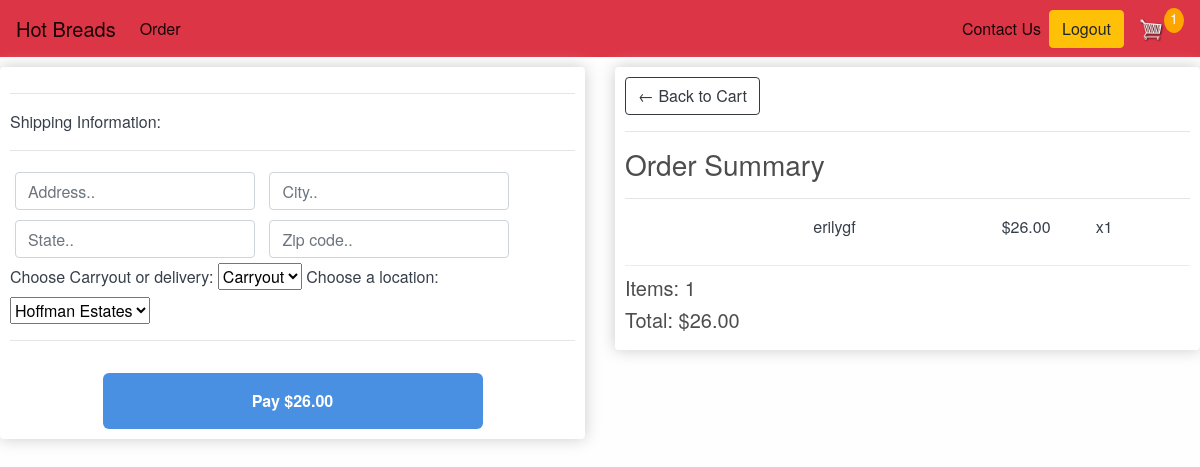
Before: /checkout/ (signed in) with the older database file.
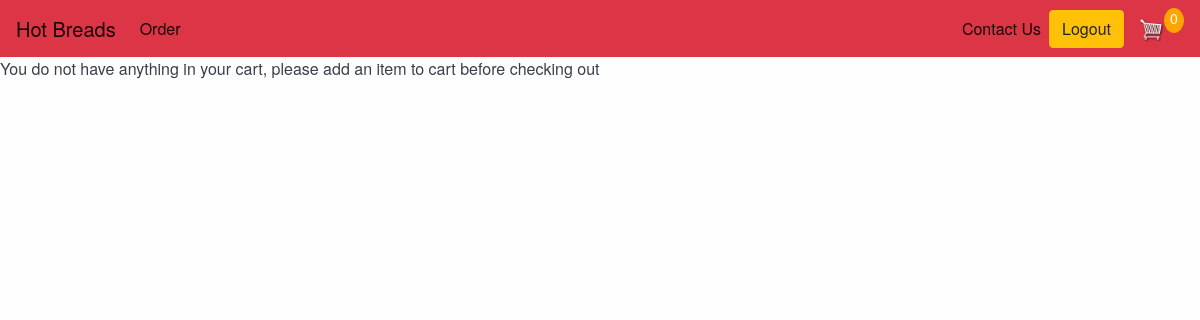
After: the same page with the newer database file.
### main/models.py (models this page shows, shortened)
class Order(models.Model):
    customer = models.ForeignKey(Customer, on_delete=models.CASCADE, blank=True, null=True)
    date_ordered = models.DateTimeField(auto_now_add=True)
    complete = models.BooleanField(default=False, null=True, blank=True)
    transaction_id = models.CharField(max_length=200, null=True)
    delivery = models.CharField(max_length=200, null=True)
    location = models.CharField(max_length=500, choices=locations, null=True)
    address = models.CharField(max_length=200, null=True)
    city = models.CharField(max_length=200, null=True)
    state = models.CharField(max_length=200, null=True)
    zipcode = models.CharField(max_length=200, null=True)
    @property
    def get_cart_total(self):
        orderitems = self.orderitem_set.all()
        total = sum([item.get_total for item in orderitems])
        return total
    @property
    def get_cart_items(self):
        orderitems = self.orderitem_set.all()
        total = sum([item.quantity for item in orderitems])
        return total

class OrderItem(models.Model):
    product = models.ForeignKey(Product, on_delete=models.SET_NULL, blank=True, null=True)
    order = models.ForeignKey(Order, on_delete=models.SET_NULL, blank=True, null=True)
    quantity = models.IntegerField(default=0, null=True, blank=True)
    date_added = models.DateTimeField(auto_now_add=True)
    @property
    def get_total(self):
        total = self.product.price * self.quantity
        return total

class Product(models.Model):
    name = models.CharField(max_length=200, null=True)
    price = models.DecimalField(max_digits=7, decimal_places=2)
    image = models.ImageField(null=True, blank=True)
    @property
    def imageURL(self):
        try:
            url = self.image.url
        except:
            url = ''
        return url

### main/views.py (the view)
# urls.py: path('checkout/', checkout, name="checkout"),
def checkout(request):
    data = cartData(request=request)
    cartItems = data['cartItems']
    order = data['order']
    items = data['items']
    context = {'items':items, 'order':order, 'cartItems':cartItems, 'shipping':False}
    return render(request, 'checkout.html', context)

### main/utils.py (called while the page is built)
def cartData(request):
    if request.user.is_authenticated:
        customer = request.user.customer
        order, created = Order.objects.get_or_create(customer=customer, complete=False)
        items = order.orderitem_set.all()
        cartItems = order.get_cart_items
    else:
        cookieData = cookieCart(request=request)
        cartItems = cookieData['cartItems']
        order = cookieData['order']
        items = cookieData['items']
    return {'cartItems':cartItems, 'order':order, 'items':items}

### signup/models.py (called while the page is built)
    def __str__(self):
        return self.email

### templates/checkout.html (shortened to what this page needs)
{% extends 'base.html' %}
{% load static %}
{% block body %}
{% if order.get_cart_total > 0 %}
    <div class="row">
    <div class="col-lg-6">
        <div class="box-element" id="form-wrapper">
            <form id="form">
                <div id="shipping-info">
                    <hr>
                    <p>Shipping Information:</p>
                    <hr>
                    <div class="form-field">
                        <input class="form-control" type="text" name="address" placeholder="Address..">
                    </div>
                    <div class="form-field">
                        <input class="form-control" type="text" name="city" placeholder="City..">
                    </div>
                    <div class="form-field">
                        <input class="form-control" type="text" name="state" placeholder="State..">
                    </div>
                    <div class="form-field">
                        <input class="form-control" type="text" name="zipcode" placeholder="Zip code..">
                    </div>
                </div>
                <label for="carryoutOrDelivery">Choose Carryout or delivery:</label>
                <select name="carryoutOrDelivery" id="carryoutOrDelivery">
                    <option value="Carryout">Carryout</option>
                </select>
                <label for="location">Choose a location:</label>
                <select name="location" id="location">
                    <option value="Hoffman Estates">Hoffman Estates</option>
                </select>
                <hr>
                <div id="form-container">
                    <button id="sq-creditcard" class="button-credit-card" id="make-payment" type="submit" onclick="onGetCardNonce(event)">Pay ${{order.get_cart_total|floatformat:2}}</button>
                </div>
            </form>
        </div>
        <br>
    </div>
    <div class="col-lg-6">
        <div class="box-element">
            <a  class="btn btn-outline-dark" href="{% url 'cart' %}">&#x2190; Back to Cart</a>
            <hr>
            <h3>Order Summary</h3>
            <hr>
            {% for item in items %}
            <div class="cart-row">
                <div style="flex:2"><img class="row-image" src="{{item.product.imageURL}}"></div>
                <div style="flex:2"><p>{{item.product.name}}</p></div>
                <div style="flex:1"><p>${{item.product.price|floatformat:2}}</p></div>
                <div style="flex:1"><p>x{{item.quantity}}</p></div>
            </div>
            {% endfor %}
            <h5>Items:   {{order.get_cart_items}}</h5>
            <h5>Total:   ${{order.get_cart_total|floatformat:2}}</h5>
        </div>
    </div>
</div>
{% else %}
<p>You do not have anything in your cart, please add an item to cart before checking out</p>
{% endif %}
{% endblock body %}

Changed rows visible on the page:
removed Order: get_cart_total "26.00", get_cart_items "1"
removed OrderItem: product.name "erilygf", product.price "26.00", quantity "1"
Other visible differences:
{{ cartItems }}: "1" → "0"
form field carryoutOrDelivery: "Carryout" → (not shown)
form field location: "Hoffman Estates" → (not shown)
text no longer shown: "Shipping Information: Choose Carryout or delivery: Choose a location: Pay $ ← Back to Cart Order Summary Items: Total: $"
text now shown: "You do not have anything in your cart, please add an item to cart before checking out"
